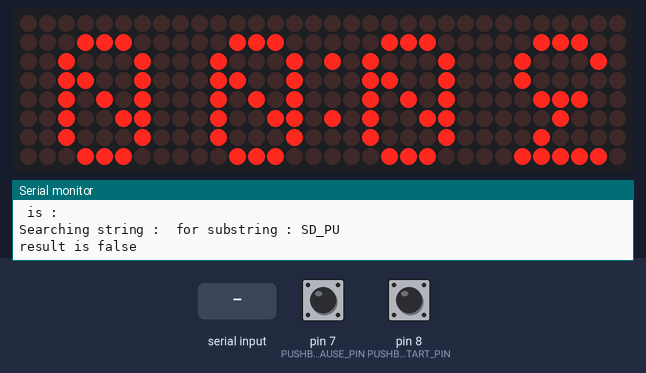
A sketch run on a simulated Arduino Uno, built with avr-gcc and run on an emulated ATmega328P. Parts: 32×8 LED matrix, the last lines printed to the serial monitor. The inputs (shaded band) are chosen by the test bench; at power-on: pin 7 (PUSHBUTTON_PAUSE_PIN) LOW, pin 8 (PUSHBUTTON_START_PIN) LOW. EEPROM starts erased.

Above: at 3.2 s.
3.3 s: "S90\n" received over the second serial link
At 6.1 s:
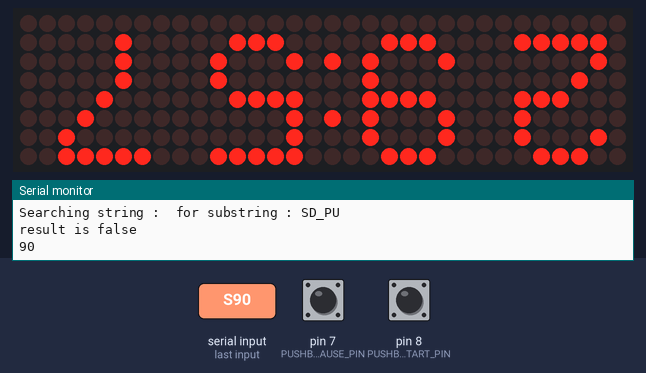
6.3 s: pin 7 (PUSHBUTTON_PAUSE_PIN) pulled HIGH for 0.15 s
At 7.29 s:
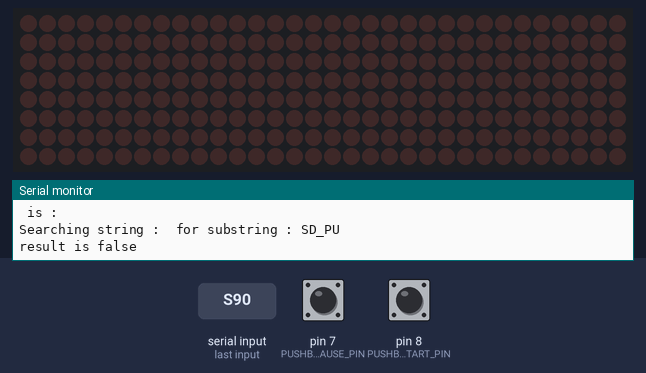
9.4 s: "P90\n" received over the second serial link
At 12.2 s:
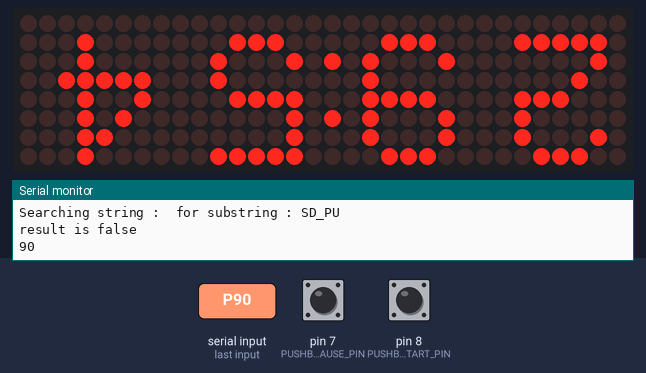
12.4 s: pin 8 (PUSHBUTTON_START_PIN) pulled HIGH for 0.15 s
At 14.1 s:
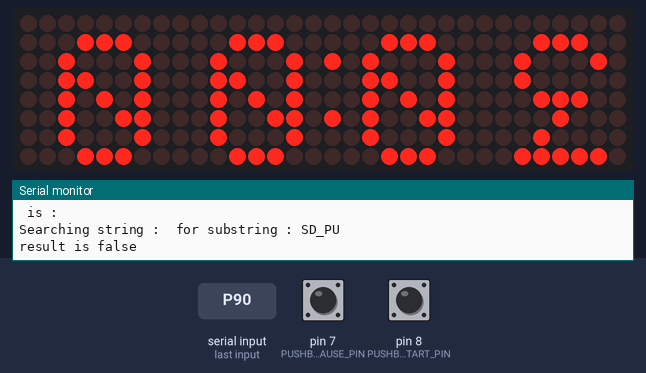
15.1 s: "M,45\n" received over the second serial link
At 16.1 s:
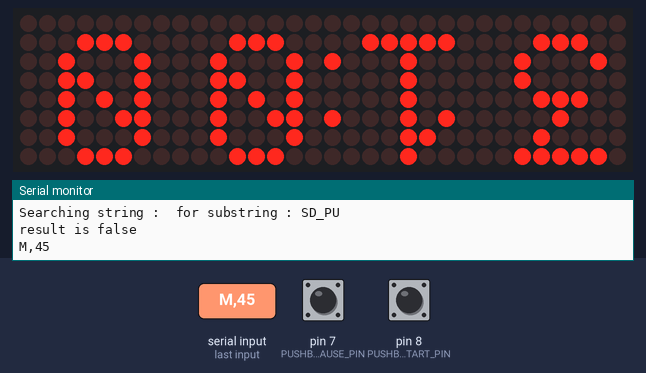
16.6 s: pin 8 (PUSHBUTTON_START_PIN) pulled HIGH for 0.15 s
At 18.2 s:
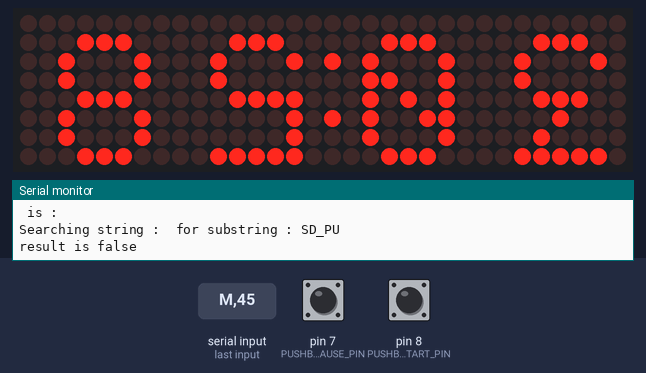
Timing chart, 0 to 19.7 s (numbered marks = the images above; inputs shaded):
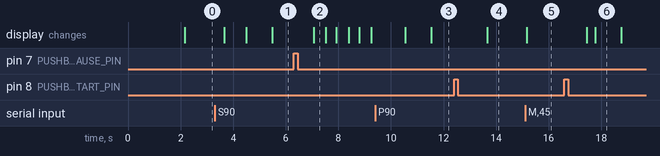

The sketch:

EscapeGame_Chrono.ino
```cpp
/* David Lanier - dlanier@free.fr
 *  Escape game count down chronometer
 *  With MP3 player support BK3254
 *  Display screen for remaiing time are 4 MAX7219 Dot LED matrices connected
*/
#include <LedControl.h> //For MAX7219 control download from https://github.com/wayoda/LedControl
#include <EEPROM.h> //To store data that survive a power off from Arduino
#include <SoftwareSerial.h>  //SoftwareSerial Port

#define RxD_BT 9      //Pin 9 for RX for Bluetooth
#define TxD_BT 10     //Pin 10 for TX for Bluetooth
#define RxD_BK3254 2  //RX for BK3254 MP3 player
#define TxD_BK3254 3  //TX for BK3254 MP3 player

#define PUSHBUTTON_PAUSE_PIN 7   // Pushbutton connected to pin 7 for pause
#define PUSHBUTTON_START_PIN 8   // Pushbutton connected to pin 7 for start/restart

//We are using 2 SoftwareSerial and not both can listen (receive commands) at the same time, so we will have to use listen() to switch to one or the other to receive commands
//But usually the bluetooth BTSerial will be the listener, we will switch to listening on the BKSerial when we want to send a command and get the status as a result
//Bluetoooh recepter HC06
SoftwareSerial BTSerial(RxD_BT,TxD_BT);

//BK3254 MP3 Player, we will use the SD Card to play music
SoftwareSerial BKSerial(RxD_BK3254, TxD_BK3254);
//UART Commands for BK3254 can be found from : https://github.com/tomaskovacik/BK3254/wiki/Supported-commands-and-event-send-from-module
#define SD_CARD_MODE_CMD       "COM+MSD\r\n"
#define TOGGLE_PLAY_PAUSE_CMD  "COM+PP\r\n"
#define NEXT_TRACK_CMD         "COM+PN\r\n"
#define PREV_TRACK_CMD         "COM+PV\r\n"
#define REPEAT_ONE_CMD         "COM+MPM1\r\n"
#define MAX_VOLUME_CMD         "COM+VOLF\r\n" //Maximum volume is 15 but must be set in Hexadecimal hence the : "F" after "VOL"
#define AUTOPLAY_OFF_CMD       "COM+MP3AUTOPLYOFF\r\n"
#define SD_CARD_PAUSED         "SD_PU"

//Display screen : Using 4 MAX 7219 connected as a dot matrix LED screen
//see https://www.instructables.com/id/16x8-LED-dot-matrix-with-MAX7219-module/
static const int din = 13, clk = 11, cs = 12; //pins for the 4 MAX 7219
static const int devices = 4;//Number of MAX7219 connected together
LedControl lc = LedControl(din, clk, cs, devices);

//Globals for the chronometer
static const bool bBlinkAtStartup = false; //do we want the chronometer to blink at startup ?
static bool bFinished             = false;//Is countdown finished ?
static bool bStarted              = false;//Has countdown started ?
static bool bPaused               = false;//Is countdown paused ?
static bool bBlink                = bBlinkAtStartup; //To blink before starting or when finished
static bool bShowTime             = true; //Used in blink mode to show/hide the display to produce a blink
static bool bReverseScreen        = true; //Used to reverse the screen display

static const int BlinkDelay         = 400; //Delay in milliseconds for blinking
static unsigned long BlinkStartTime = 0;//Time stored to toggle when we show/hide when blinking

// macros from DateTime.h
  /* Useful Constants */
  #define SECS_PER_MIN  (60UL)
  #define SECS_PER_HOUR (3600UL)
  #define SECS_PER_DAY  (SECS_PER_HOUR * 24L)

  /* Useful Macros for getting elapsed time */
  #define numberOfSeconds(_time_) (_time_ % SECS_PER_MIN)
  #define numberOfMinutes(_time_) ((_time_ / SECS_PER_MIN) % SECS_PER_MIN)
  #define numberOfHours(_time_) (( _time_% SECS_PER_DAY) / SECS_PER_HOUR)
  #define elapsedDays(_time_) ( _time_ / SECS_PER_DAY)

//The display on the screen is going to be made with 4 digits : m1 m2 : s1 s2, with m1 being the first character of the minutes, m2 the second char of the minutes, same apply to s1 and s2 for the seconds.
static char m1 = '0', m2 = '0', s1 = '0', s2 = '0'; //current display time of the game

//INITIAL TIME OF THE GAME
static int GameDurationInMinutes = 30;

static unsigned long  TimeElapsedBeforePause   = 0;//When entering in pause mode, we store the time elapsed in that variable
static unsigned long  StartTime                = 0;//Is the time where we start the count down or unpause the game

#define eeAddress 0 //Location in EEPROM to store game duration to retrieve it when powering on again the Arduino

//For drawing numbers on the LED screen
const byte colonChar PROGMEM = B00100100;//To display a colon character to separate minutes and seconds

//Array to display the numbers as 8x5 dots matrix LED, set it in flash memory instead of SRAM to save SRAM (using the PROGMEM keyword)
//complete alphabet can be found on http://www.gammon.com.au/forum/?id=11516
const byte numbersArray[] PROGMEM =
{
  B01111100, B10100010, B10010010, B10001010, B01111100, /*columns for 0*/
  B00100010, B01000010, B11111110, B00000010, B00000010, /*columns for 1*/

  B01000110, B10001010, B10010010, B10010010, B01110010, /*columns for 2*/

  B10000100, B10010010, B10110010, B11010010, B10001100, /*columns for 3*/
  B00011000, B00101000, B01001000, B11111110, B00001000, /*columns for 4*/
  B11110100, B10010010, B10010010, B10010010, B10001100, /*columns for 5*/
  B01111100, B10010010, B10010010, B10010010, B01001100, /*columns for 6*/
  B10000000, B10001110, B10010000, B10100000, B11000000, /*columns for 7*/
  B01101100, B10010010, B10010010, B10010010, B01101100, /*columns for 8*/
  B01100100, B10010010, B10010010, B10010010, B01111100  /*columns for 9*/
};

const byte reversedNumbersArray[] PROGMEM = //reversed bits horizontally
{
  B00111110, B01000101, B01001001, B01010001, B00111110, /*columns for 0*/
  B01000100, B01000010, B01111111, B01000000, B01000000, /*columns for 1*/
  B01100010, B01010001, B01001001, B01001001, B01001110, /*columns for 2*/
  B00100001, B01001001, B01001101, B01001011, B00110001, /*columns for 3*/
  B00011000, B00010100, B00010010, B01111111, B00010000, /*columns for 4*/
  B00101111, B01001001, B01001001, B01001001, B00110001, /*columns for 5*/
  B00111110, B01001001, B01001001, B01001001, B00110010, /*columns for 6*/
  B00000001, B01110001, B00001001, B00000101, B00000011, /*columns for 7*/
  B00110110, B01001001, B01001001, B01001001, B00110110, /*columns for 8*/
  B00100110, B01001001, B01001001, B01001001, B00111110  /*columns for 9*/
};

//Gets the location of the character in the numberArray
int GetAddressInArray(char c) {
  int location = 0;
  if (c >= '0' && c <= '9'){
    location = 5 * (c - '0'); //5 because we have 5 columns for each character and (c - '0') is the value of the character c, say c='6', (c - '0') will be the integer 6
  }

  return location;
}

//Draw a character on screen
void DrawCharacter(int displayNumber, int startAddr)
{
  for (int i = 0; i < 5; i++){
    lc.setColumn(displayNumber, 1 + i, pgm_read_byte(&numbersArray[startAddr + i])); //1 + i because we skip the first column to center more the character in a single MAX 7219
  }
}

//Draw a character reversed on screen
void DrawCharacterReversed(int displayNumber, int startAddr)
{
  for (int i = 0; i < 5; i++){
    lc.setColumn(displayNumber, 2 + (4-i), (pgm_read_byte(&reversedNumbersArray[startAddr + i]))); //2 + i because we skip the 2 first columns to center more the character in a single MAX 7219, 4-i to read last line first
  }
}

void DrawSemiColumnChar(int displayNumber, int column)
{
  lc.setColumn(displayNumber, column, pgm_read_byte(&colonChar));//Draw on 2nd MAX 7219 at column 7 the semi colon character as a single column
}

void DisplayTime() { //displays the time on the 4 MAX7219
  /*Serial.print("m1: ");
  Serial.println((char)m1);
  Serial.print("m2: ");
  Serial.println((char)m2);
  Serial.print("s1: ");
  Serial.println((char)s1);
  Serial.print("s2: ");
  Serial.println((char)s2);
  */

  const int startAddress_m1 = GetAddressInArray(m1);
  const int startAddress_m2 = GetAddressInArray(m2);
  const int startAddress_s1 = GetAddressInArray(s1);
  const int startAddress_s2 = GetAddressInArray(s2);

  //Draw the 4 characters to display the remaining time
  if (bReverseScreen){
    DrawCharacterReversed(0, startAddress_m1);
    DrawCharacterReversed(1, startAddress_m2);
    DrawCharacterReversed(2, startAddress_s1);
    DrawCharacterReversed(3, startAddress_s2);
    DrawSemiColumnChar(1, 0);
  }else{
    DrawCharacter(3, startAddress_m1);
    DrawCharacter(2, startAddress_m2);
    DrawCharacter(1, startAddress_s1); //1 is the second MAX 7219 starting from right to left
    DrawCharacter(0, startAddress_s2); //0 is the top most right MAX 7219
    DrawSemiColumnChar(2, 7);
  }

}

void StartCountDown()
{
  StartTime = millis();
  bStarted  = true;
  bFinished = false;
  bPaused   = false;
  bBlink    = false;

  PlayMusic();
}

//Get the 2 digits number into 2 characters, such as inTwoDigitsNumber = 34, outc1 will be '3' and outc2 will be '4'
void GetCharactersFromNumber(byte inTwoDigitsNumber, char& outc1, char& outc2)
{
   if (inTwoDigitsNumber < 10) {
    outc1 = '0';
  } else if (inTwoDigitsNumber < 20) {
    outc1 = '1';
  } else if (inTwoDigitsNumber < 30) {
    outc1 = '2';
  } else if (inTwoDigitsNumber < 40) {
    outc1 = '3';
  } else if (inTwoDigitsNumber < 50) {
    outc1 = '4';
  }else
  {
    outc1 = '5';
  }

  //(outc1 - '0') gives an integer value (in the 0, 9 range) of the outc1 character
  //(inTwoDigitsNumber - (10 * (outc1 - '0'))) gives a value between 0 and 9
  //adding '0' gives the matching char for this value, so a value of 4 gives the char '4'
  outc2 = (inTwoDigitsNumber - (10 * (outc1 - '0'))) + '0';
}

//Convert minutes and seconds into 4 characters to be displayed on screen
void SetTimeCharacters(int minutes, int seconds)
{
  GetCharactersFromNumber(minutes, m1, m2);//Put result in globals m1 and m2
  GetCharactersFromNumber(seconds, s1, s2);//Put result in globals s1 and s2
}

void ResetMusic()
{
  SendCommandAndGetResultFromBK3254(PREV_TRACK_CMD); //Reset to current song, by setting previous song and next song which is current
  SendCommandAndGetResultFromBK3254(NEXT_TRACK_CMD);
  PauseMusic();
}

String SendCommandAndGetResultFromBK3254(char* command)
{
  //UART Commands for BK3254 can be found from : https://github.com/tomaskovacik/BK3254/wiki/Supported-commands-and-event-send-from-module
  String result;
  BKSerial.listen(); //Usually the bluetooth is lstening, so we have to tell SoftwareSerial to listen on this port for BK3254 to be able to read the reply from the sent command
  BKSerial.write(command);//Send command
  delay(200);//waiting a bit, it is required to get a correct reply (if you don't do this, you only get OK but not always the full reply)
  while (BKSerial.available() > 0) {
    char ch = BKSerial.read(); //read reply char by char
    //Serial.print("Receive from BKSerial : ");
    //Serial.println(ch);
    result += ch; //concat the char into a string result
  }
  BTSerial.listen();//Put back listening for SoftwareSerial for bluetooth
  Serial.print("Result from command : ");
  Serial.print(command);
  Serial.print(" is : ");
  Serial.println(result);
  return result;
}

//String parsing we parse resultFromSerial to find the substring searchString
//The resultFromSerial usually contains several substrings separated by "\n"
bool SearchStringForResult(String resultFromSerial, char* searchString)
{
  Serial.print("Searching string : ");
  Serial.print(resultFromSerial);
  Serial.print(" for substring : ");
  Serial.println(searchString);

  // Tokenize
   char *tmpbuf = strtok(resultFromSerial.c_str(), "\n");
   while(tmpbuf != NULL) {
      String line = tmpbuf;
      if (line == String(searchString)){
        Serial.println("result is true");
        return true;
      }
      Serial.println((char *)tmpbuf);
      tmpbuf = strtok(NULL, "\n");
   }
   Serial.println("result is false");
  return false;
}

bool IsSDCardPlaused(String resultFromSerial)
{
  //Usually the string is a kind of "OK\nSD_PA" or "OK\nSD_PU"
  //SD_PU meaning SD card is in pause mode and SD_PA means SD card is playing music
  return SearchStringForResult(resultFromSerial, SD_CARD_PAUSED);
}

void PauseMusic()
{
  String res = SendCommandAndGetResultFromBK3254(TOGGLE_PLAY_PAUSE_CMD);
  if (false == IsSDCardPlaused(res)){
    BKSerial.write(TOGGLE_PLAY_PAUSE_CMD);//Set it in pause mode as it is not yet paused
  }
}

void PlayMusic()
{
  String res = SendCommandAndGetResultFromBK3254(TOGGLE_PLAY_PAUSE_CMD);
  if (IsSDCardPlaused(res)){
    BKSerial.write(TOGGLE_PLAY_PAUSE_CMD);//Set it in play mode as it is paused
  }
}

//Called once when the Arduino is powered on
void setup() {
  //Init the 4 Max 7219 screens
  for (int i = 0 ; i < devices; i++) {
    lc.shutdown(i, false);
    lc.setIntensity(i, 4);
    lc.clearDisplay(i);
  }

  //Init serial for print debugging
  Serial.begin(115200);

  // Bluetooth controller to receive commands from a smartphone/tablet
  pinMode(RxD_BT, INPUT);
  pinMode(TxD_BT, OUTPUT);
  BTSerial.begin(9600);
  delay(500);

  //Push button setup
  pinMode(PUSHBUTTON_PAUSE_PIN, INPUT);
  pinMode(PUSHBUTTON_START_PIN, INPUT);

  //Check if we have a GameDurationInMinutes value stored in EEPROM
  //This is when you modify the initial GameDurationInMinutes and don't want to update it each time you power on the Arduino
  int oldGameDuration = 0;
  EEPROM.get(eeAddress, oldGameDuration);
  if (oldGameDuration > 0 && oldGameDuration < 59){
      GameDurationInMinutes = oldGameDuration;
  }

  //Music setup BK3254 module
  delay(500);
  pinMode(RxD_BK3254, INPUT);
  pinMode(TxD_BK3254, OUTPUT);
  BKSerial.begin(9600);//We will communicate with it by sending UART commands
  SendCommandAndGetResultFromBK3254(SD_CARD_MODE_CMD); //Set SD Card reading mode
  SendCommandAndGetResultFromBK3254(REPEAT_ONE_CMD); //Set repeat 1 to repeat the same song
  SendCommandAndGetResultFromBK3254(AUTOPLAY_OFF_CMD); //Set autoplay when started off
  SendCommandAndGetResultFromBK3254(MAX_VOLUME_CMD);//Set volume at maximum level
  PauseMusic();

  //Set SoftwareSerial listening on Bluetooh as the BKSerial SoftwareSerial is used to send commands only
  //And SoftwareSerial can only listen on one port
  BTSerial.listen();
}

void ClearLCD()
{
  for (int i = 0 ; i < devices ; i++) {
    lc.clearDisplay(i)  ;
  }
}

void CheckBluetoothCommands()
{
   //check if the Bluetooth controller has received commands from a smartphone/tablet
  if (BTSerial.available()) {
    char recvChar = BTSerial.read(); //Read a single char
    Serial.print(recvChar);
    if (recvChar == 'S')//Start
    {
      if (false == bFinished && false == bStarted){
        StartCountDown();//Start the count down
      }
    }else
    if (recvChar == 'P')//Pause
    {
      TogglePause();
    }else
    if (recvChar == 'R')//Reset
    {
      Reset();
    }
    else
    if (recvChar == '+')//Add 5 minutes
    {
      ChangeMinutes(5);
    }
    else
    if (recvChar == '-')//Remove 5 minutes
    {
      ChangeMinutes(-5);
    }
    if (recvChar == 'M')//Add 1 minute
    {
      ChangeMinutes(1);
    }
    else
    if (recvChar == 'L')//Remove 1 minute
    {
      ChangeMinutes(-1);
    }
  }
}

//Change the game duration
void ChangeMinutes(int diff)
{
  if (bFinished){
    return;
  }

  if (!bStarted || bPaused){
    //Change time only when we haven't started yet or have reset or we are in pause mode
    GameDurationInMinutes += diff;
    ///Clamp value
    if (GameDurationInMinutes < 1){
      GameDurationInMinutes = 1;
    }else
    if (GameDurationInMinutes > 59){
      GameDurationInMinutes = 59;
    }

    //Store the game duration in EEPROM so we retrieve it when we restart the Arduino
    EEPROM.put( eeAddress, GameDurationInMinutes);
  }
}

void Reset()
{
  bFinished                = false;
  bStarted                 = false;
  bPaused                  = false;
  bBlink                   = bBlinkAtStartup;
  BlinkStartTime           = millis();
  TimeElapsedBeforePause   = 0;
  StartTime                = 0;
  ResetMusic();
}

//When entering the Pause mode
void Pause()
{
  TimeElapsedBeforePause += millis() - StartTime; //This is the time we already spent, store it and use += to add it in case we pause several times
}

//When exiting the Pause mode
void UnPause()
{
  StartTime = millis();//Update StartTime so that we continue conting the time from now
}

void ToggleStartRestart(){

  if (bFinished){
    Reset();
    return;
  }

  if (false == bStarted){
    //Start
    StartCountDown();
    return;
  }

  //We have started and are not yet finished
  Reset();
}

void TogglePause(){
  if (bFinished || false == bStarted){
      return;
  }

  bPaused = !bPaused;
  bBlink  = bPaused; //We blink during the pause mode
  if (bPaused){
    PauseMusic();
    BlinkStartTime = millis();
    Pause();
  }else{
    PlayMusic();
    UnPause();
  }
}

void CheckForPushButtons()
{
    if (digitalRead(PUSHBUTTON_PAUSE_PIN)== HIGH  && bStarted) {         // check if the input is HIGH (button released)
      TogglePause();
      delay(500);//Wait a bit to avoid a toggle/untoggle
    }

    if (digitalRead(PUSHBUTTON_START_PIN)== HIGH) {         // check if the input is HIGH (button released)
      ToggleStartRestart();
      delay(500);//Wait a bit to avoid a toggle/untoggle
    }
}

//Main loop
void loop(){

  CheckBluetoothCommands();

  /*Serial.print("Paused : ");
  Serial.println(bPaused);
  Serial.print("Finished : ");
  Serial.println(bFinished);
  Serial.print("Started : ");
  Serial.println(bStarted);
*/

  CheckForPushButtons();

  //Serial.print("bBlink : ");
  //Serial.println(bBlink);

  //Are we in blink mode (when paused or game duration elapsed)
  if (bBlink){
    if (millis() - BlinkStartTime > BlinkDelay){
      BlinkStartTime = millis();
      bShowTime = !bShowTime; //toggle the show/hide of the current display time
    }

    //Serial.print("bShowTime : ");
    //Serial.println(bShowTime);

    if (false == bShowTime){
      ClearLCD();
      return;
    }
  }

  if (bFinished){
    DisplayTime();
    return;
  }

  //Serial.print("GameDurationInMinutes : ");
  //Serial.println(GameDurationInMinutes);

  //Get elapsed time
  unsigned long remainingTimeInSeconds  = GameDurationInMinutes*SECS_PER_MIN*1000;
  if (bStarted){ //Has the count down started ?
    if (bPaused){//Are we paused ?
      remainingTimeInSeconds -= TimeElapsedBeforePause; //We are un pause mode
    }else{
      remainingTimeInSeconds -= millis() - StartTime + TimeElapsedBeforePause; //We have started the count down and are not paused
    }
  }
  remainingTimeInSeconds /= 1000; //Convert in seconds

  //Serial.print("remainingTimeInSeconds : ");
  //Serial.println(remainingTimeInSeconds);
  const int minutes = numberOfMinutes(remainingTimeInSeconds); //get number of minutes (betweeen 0 and 59)
  const int seconds = numberOfSeconds(remainingTimeInSeconds); //get number of seconds (betweeen 0 and 59)
  //Serial.print("minutes : ");
  //Serial.println(minutes);
  //Serial.print("seconds : ");
  //Serial.println(seconds);
  SetTimeCharacters(minutes, seconds); //convert minutes and seconds in characters
  DisplayTime(); //display them on the LCD
  if (m1 == '0'& m2 == '0' & s1 == '0' & s2 == '0') {
    bFinished               = true;
    TimeElapsedBeforePause  = 0;
    bBlink                  = true; //blink when finished
    PauseMusic();
  }
}
```

Measured:
- after the input at 3.3 s, the display: first changes after 0.35 s (image 1 shows a later state)
- after the input at 6.3 s, the display: changes after 0.76 s (image 2)
- after the input at 9.4 s, the display: first changes after 1.1 s (image 3 shows a later state)
- after the input at 12.4 s, the display: changes after 1.3 s (image 4)
- after the input at 15.1 s, the display: changes after 0.06 s (image 5)
- after the input at 16.6 s, the display: first changes after 0.85 s (image 6 shows a later state)
- what the display in image 2 shows lasts 0.4 s, from 7.1 s to 7.5 s
